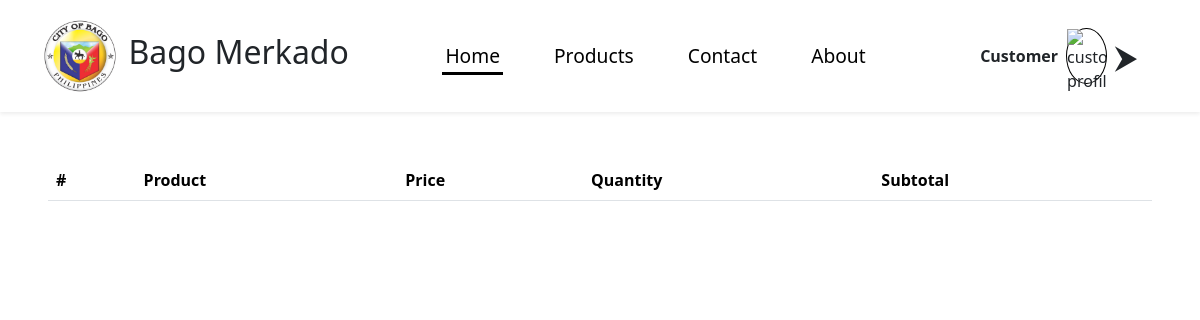
Before: /cart.php (signed in) with the older database file.
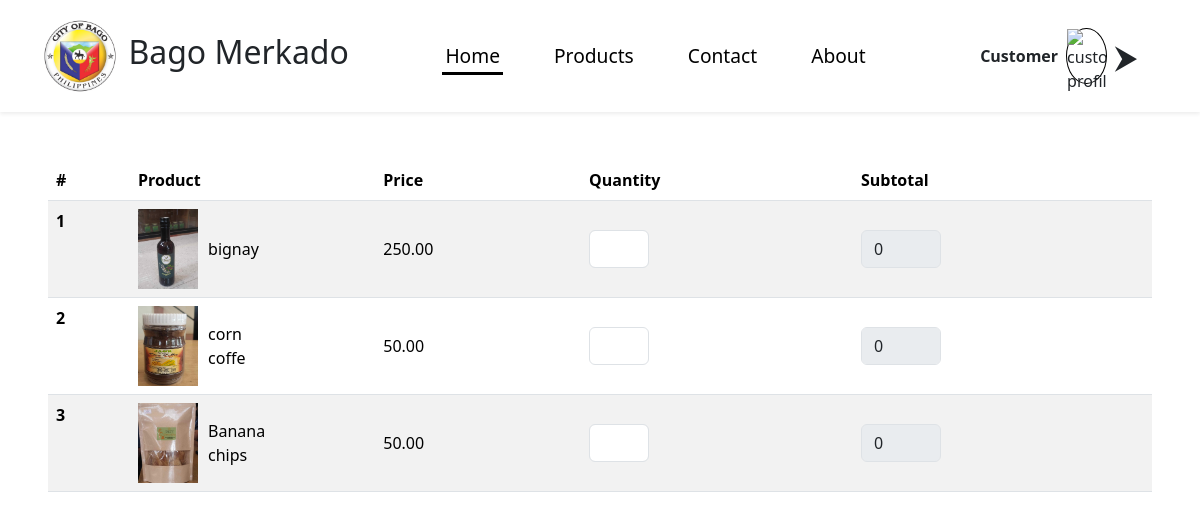
After: the same page with the newer database file.
### tables this page shows
CREATE TABLE `cart` (
  `cart_id` int(11) NOT NULL,
  `product_id` int(11) NOT NULL,
  `customer_id` int(11) NOT NULL,
  `created_at` date NOT NULL DEFAULT current_timestamp()
);

CREATE TABLE `product` (
  `product_id` int(11) NOT NULL,
  `supplier_id` int(11) NOT NULL,
  `category_id` int(11) NOT NULL,
  `name` varchar(100) NOT NULL,
  `description` text NOT NULL,
  `price` decimal(10,2) NOT NULL,
  `stock_quantity` int(11) NOT NULL,
  `image_url` text NOT NULL,
  `status` enum('active','inactive') NOT NULL DEFAULT 'active',
  `created_at` date NOT NULL DEFAULT current_timestamp()
);

### backend/model/dbh.class.php (called while the page is built)
<?php
class Dbh {
    private $host = "localhost";
    private $username = "root";
    private $password = "";
    private $database = "msme_db";
    protected function connect() {
        try {
            $dsn = "mysql:host=$this->host;dbname=$this->database;charset=utf8mb4";
            $pdo = new PDO($dsn, $this->username, $this->password);
            $pdo->setAttribute(PDO::ATTR_ERRMODE, PDO::ERRMODE_EXCEPTION);
            return $pdo;
        } catch (PDOException $e) {
            die("Database connection failed: " . $e->getMessage());
        }
    }
}

### backend/model/cart.class.php (called while the page is built, shortened)
<?php
class Cart extends Dbh{
    protected function getAddedCart($customer_id){
        $stmt = $this->connect()->prepare("SELECT crt.cart_id ,crt.customer_id, pt.name, pt.image_url, pt.price FROM cart crt INNER JOIN product pt ON crt.product_id = pt.product_id WHERE crt.customer_id = ?");
        $stmt->execute([$customer_id]);
        return $stmt->fetchAll(PDO::FETCH_ASSOC);
    }
}

### cart.php (the view, shortened to what this page needs)
<?php
include "backend/model/dbh.class.php";
include "backend/model/cart.class.php";
class GetCart extends Cart{
    public function getProduct($customer_id){
        return $this->getAddedCart($customer_id);
    }
}
$cart = new GetCart();
$customer_id = $_SESSION['id'];
$products = $cart->getProduct($customer_id);
?>
<!DOCTYPE html>
<html lang="en">
<head>
    <link rel="stylesheet" href="css/animate.min.css">
    <link rel="stylesheet" href="css/all.css">
    <link rel="stylesheet" href="css/fontawesome.css">
    <link href="css/bootstrap.min.css" rel="stylesheet">
    <link rel="stylesheet" href="css/product.css">
    <link rel="stylesheet" href="css/cart.css">
</head>
<body>
    <?php include 'subpages/header.php' ?>
    <div class="content d-flex flex-row w-100">
        <form class="p-5 w-100">
            <table class="table table-striped">
                <thead>
                    <tr>
                        <th scope="col">#</th>
                        <th scope="col">Product</th>
                        <th scope="col">Price</th>
                        <th scope="col">Quantity</th>
                        <th scope="col">Subtotal</th>
                    </tr>
                </thead>
                <tbody>
                    <?php foreach($products as $key => $product){ ?>
                        <tr>
                            <th scope="row"><?php echo $key+1 ?></th>
                            <td>
                                <div class="product-cell">
                                    <img src="uploads/<?php echo $product['image_url'] ?>" alt="<?php echo $product['name'] ?>">
                                    <span><?php echo $product['name'] ?></span>
                                </div>
                            </td>
                            <td class="align-middle" class="price-product">
                                <?php echo $product['price'] ?>
                            </td>
                            <td class="align-middle">
                                <input type="number" name="quantity[]" class="form-control quantity-input" style="width: 60px;" data-price="<?php echo $product['price'] ?>">
                            </td>
                            <td class="align-middle">
                                <input type="number" class="form-control subtotal-input" value="0" disabled style="width: 80px;">
                            </td>
                        </tr>
                    <?php }?>
                </tbody>
            </table>
        </form>
    </div>
</body>
</html>

### subpages/header.php (shortened to what this page needs)
<?php
$viewContent = isset($_GET['content'])?$_GET['content']:"home";
?>
    <header class="d-flex flex-row px-1 shadow-sm py-3 align-items-center position-fixed w-100 header-content">
        <div class="system_logo d-flex flex-row align-items-center justify-content-center gap-2 px-3">
            <img src="images/city_of_bago_logo.png" alt="bago city logo">
            <div class="title-content h2 text-center">
                Bago Merkado
            </div>
        </div>
        <ul class="navigate-content d-flex flex-row gap-lg-5 align-items-center w-50 justify-content-center">
            <li class="btnnavigate-content <?php echo $viewContent=="home"?"underline":"" ?>"><a href="index.php">Home</a></li>
            <li class="btnnavigate-content <?php echo $viewContent=="product"?"underline":"" ?>"><a href="product.php?content=product&category=all">Products</a></li>
            <li class="btnnavigate-content <?php echo $viewContent=="contact"?"underline":"" ?>"><a href="contact.php?content=contact">Contact</a></li>
            <li class="btnnavigate-content <?php echo $viewContent=="About"?"underline":"" ?>"><a href="about.php?content=about">About</a></li>
        </ul>
        <?php if(!isset($_SESSION['role'])){?>
        <ul class="d-flex flex-row w-25 justify-content-center gap-2">
            <li><a class="border border-black w-100 px-4 py-2 rounded shadow-md" href="signin.php?content=signin">Login</a></li>
            <li><a class="w-100 px-4 py-2 rounded shadow-md bg-dark text-white" href="signup.php?content=signup">Register</a></li>
        </ul>
        <?php }else{ ?>
            <div class="d-flex flex-column w-25 user-account">
                <div class="d-flex flex-row justify-content-center align-items-center gap-2">
                    <div class="profile-name text-capitalize">
                        <?php echo $_SESSION['name']; ?>
                    </div>
                    <div class="border border-black profile-image">
                        <img src="" alt="customer-profile">
                    </div>
                    <div class="action-content d-flex align-items-center" id="action_content">
                        &#11166;
                    </div>
                </div>
            </div>
        <?php } ?>
    </header>

### css/product.css (style rules this page uses)
.content { padding-top: 5rem; }

### css/cart.css (style rules this page uses)
.content { padding-top: 7rem; }
.product-cell { min-width: 25px; max-width: 50px; display: flex; align-items: center; }
.product-cell img { width: 60px; height: auto; margin-right: 10px; }

### subpages/header.php (style rules this page uses)
.header-content { z-index: 999; background-color: white; }
ul { padding: 0; margin: 0; }
ul>li { list-style: none; cursor: pointer; padding: 0 3px; }
ul > .underline::after { width: 100%; }
.navigate-content { font-size: 1.2rem; width: 40%; padding: 0; font-weight: 400; }
a { color: black; text-decoration: none; }
.btnnavigate-content { position: relative; transition: all 0.3s ease; }
.btnnavigate-content::after { content: ''; position: absolute; left: 0; bottom: -5px; width: 0; height: 3px; background-color: black; transition: width 0.3s ease; }
.profile-name { font-weight: 600; }
.profile-image { border-radius: 50%; width: 15%; height: 7vh; }
.profile-image > img { max-width: 100%; width: 50%; max-height: 100vh; height: 50vh; }
.action-content { font-size: 2rem; width: 10%; height: 5vh; cursor: pointer; }
.user-account { position: relative; }
.system_logo { width: 35%; }
.system_logo > img { max-width: 100%; width: 5rem; border-radius: 50%; }

Changed rows visible on the page:
added cart: product.image_url (picture), product.name "bignay", product.price "250.00"
added cart: product.image_url (picture), product.name "corn coffe", product.price "50.00"
added cart: product.image_url (picture), product.name "Banana chips", product.price "50.00"
